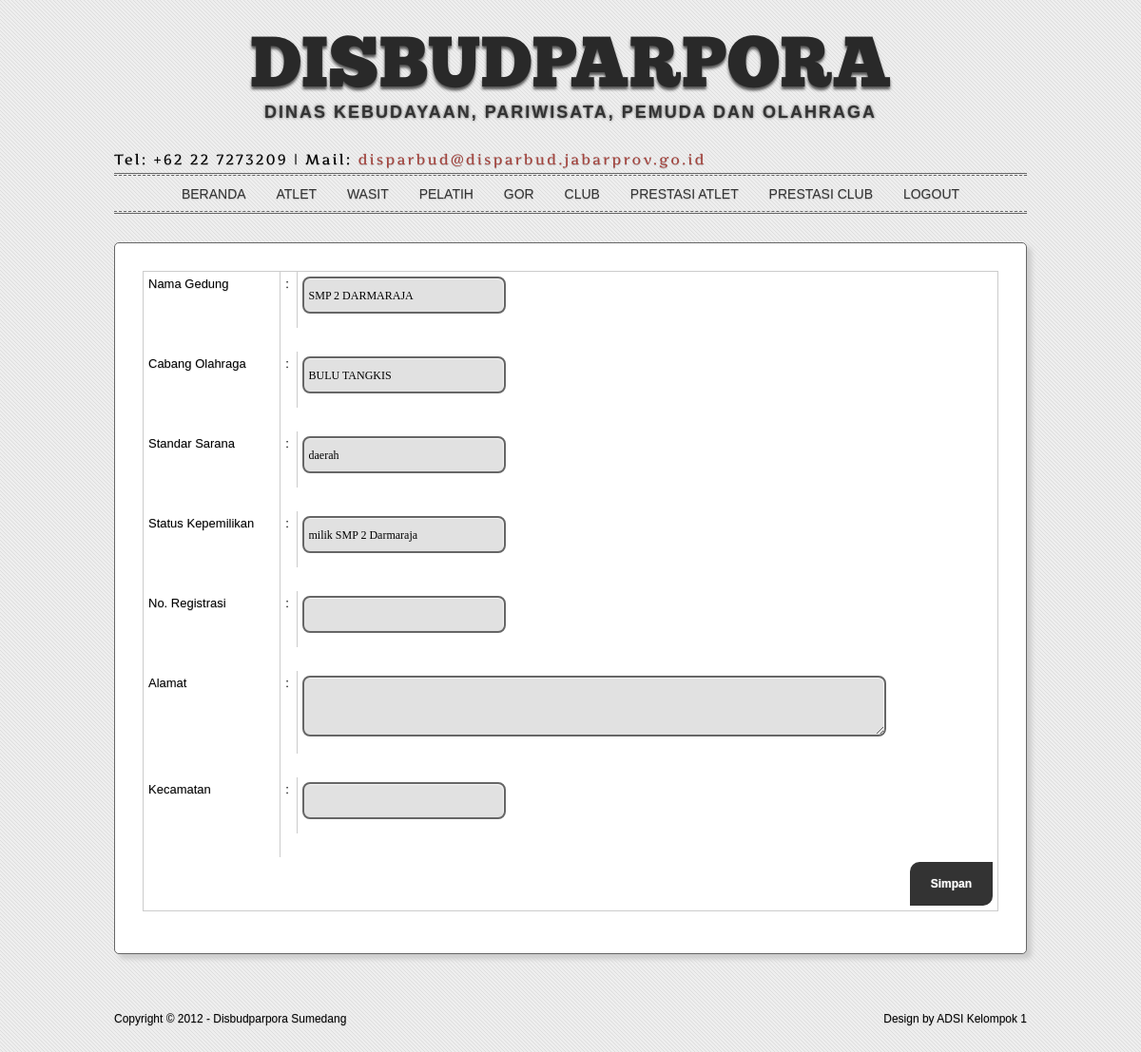
Screenshot of /0dd7a1c13df066dae71d4b8a520c52/formEdit.php?bag=4&idEdit=77 (signed in) with the database file from the repository.
### tables this page shows
CREATE TABLE IF NOT EXISTS `t_gor` (
  `id_gor` int(3) NOT NULL AUTO_INCREMENT,
  `nama_gedung` varchar(30) NOT NULL,
  `cb_olahraga` varchar(20) NOT NULL,
  `std_sarana` varchar(20) NOT NULL,
  `Status_kepemilikan` varchar(30) NOT NULL,
  `no_registrasi` varchar(20) NOT NULL,
  `alamat` varchar(50) NOT NULL,
  `kecamatan` varchar(30) NOT NULL,
  PRIMARY KEY (`id_gor`)
);

### 0dd7a1c13df066dae71d4b8a520c52/formEdit.php (the view, shortened to what this page needs)
<?php session_start();
if(!isset($_SESSION['id']))
{
	?>
	<script language="javascript">
	alert("Maaf, Anda tidak berhak mengakses halaman ini!!");
	document.location="../index.php";
	</script>
	<?php
}
else{
?>
<!DOCTYPE html>
<link rel="stylesheet" href="../styles/elegant-press.css" type="text/css" />
<link type="text/css" href="../21232f297a57a5a743894a0e4a801f/base/ui.all.css" rel="stylesheet" />
</head>
<body>
<div class="main-container">
  <header>
    <h1><a href="index.html">Disbudparpora</a></h1>
    <p id="tagline"><strong>Dinas Kebudayaan, Pariwisata, Pemuda dan Olahraga</strong></p>
  </header>
</div>
<div class="main-container">
  <div id="sub-headline">
    <div class="tagline_left"><p id="tagline2">Tel: +62 22 7273209 | Mail: <a href="mailto:disparbud@disparbud.jabarprov.go.id">disparbud@disparbud.jabarprov.go.id</a></p></div>
    <br class="clear" />
  </div>
</div>
<div class="main-container">
  <div id="nav-container">
   <nav>
    <ul class="nav">
        <?php
					$bag = $_GET['bag'];
                	if($bag==1)
					{
						?>
                        <li><a href="index.php">Beranda</a></li>
                        <li><a href="page.php?halaman=1&page=1" class="active">Atlet</a></li>
                        <li><a href="page.php?halaman=2&page=1">Wasit</a></li>
                        <li><a href="page.php?halaman=3&page=1">Pelatih</a></li>
                        <li><a href="page.php?halaman=4&page=1">GOR</a></li>
                        <li><a href="page.php?halaman=5&page=1">Club</a></li>
                        <li><a href="page.php?halaman=6&page=1">Prestasi Atlet</a></li>
                        <li><a href="page.php?halaman=7&page=1">Prestasi Club</a></li>
                        <li><a href="../21232f297a57a5a743894a0e4a801f/d56b699830e77ba53855679cb1d252/logout.php">Logout</a></li>
                        <?php
					}else
					if($bag==4)
					{
						?>
                        <li><a href="index.php" >Beranda</a></li>
                        <li><a href="page.php?halaman=1&page=1">Atlet</a></li>
                        <li><a href="page.php?halaman=2&page=1">Wasit</a></li>
                        <li><a href="page.php?halaman=3&page=1">Pelatih</a></li>
                        <li><a href="page.php?halaman=4&page=1" class="active">GOR</a></li>
                        <li><a href="page.php?halaman=5&page=1">Club</a></li>
                        <li><a href="page.php?halaman=6&page=1">Prestasi Atlet</a></li>
                        <li><a href="page.php?halaman=7&page=1">Prestasi Club</a></li>
                       <li><a href="../21232f297a57a5a743894a0e4a801f/d56b699830e77ba53855679cb1d252/logout.php">Logout</a></li>
                        <?php
					}?>
    </ul>
   </nav>
  </div>
</div>
<div class="main-container">
  <div class="container1">
   <article class="box" id="home_featured21">
	<?php
						$id = $_GET['idEdit'];
						if($bag==1)
						{
							$query = mysql_query("select * from t_atlet where Id_atlet='$id'") or die(mysql_error());
							$data = mysql_fetch_array($query);
							?>
							<form name="Edit_data" action="prosesEdit.php" method="post">
							<input type="hidden" name="id_atlet" value="<?php echo $id; ?>" />
							<input type="hidden" name="edit" value=1 />
							<table border="0" cellpadding="5" cellspacing="0">
							<tbody>
							<tr>
								<td>Nama</td>
								<td>:</td>
								<td><input type="text" name="nama" maxlength="40" required="required" value="<?php echo $data['Nama']; ?>" /></td>
							</tr>
							<tr><td>&nbsp;</td></tr>
							<tr>
								<td>Jenis Kelamin</td>
								<td>:</td>
								<td><select name="jk">
                                		<?php
											if($data['Jenis_Kelamin']=='L')
											{
												?>
												<option value="L" selected>Laki-laki</option>
                                       			<option value="P">Perempuan</option>
                                                <?php
											}else
											if($data['Jenis_Kelamin']=='P')
											{
												?>
												<option value="L">Laki-laki</option>
                                       			<option value="P" selected>Perempuan</option>
                                                <?php
											}
										?>
                                    </select></td>
							</tr>
							<tr><td>&nbsp;</td></tr>
							<tr>
								<td>Tempat Lahir</td>
								<td>:</td>
								<td><input type="text" name="tempatLahir" maxlength="100" value="<?php echo $data['Tempat_Lahir']; ?>"></td>
							</tr>
							<tr><td>&nbsp;</td></tr>
							<tr>
								<td>Tanggal Lahir</td>
								<td>:</td>
								<td><input type="text" id="tanggal" name="tanggalLahir" maxlength="100" value="<?php echo $data['Tanggal_Lahir']; ?>"/></td>
							</tr>
							<tr><td>&nbsp;</td></tr>
							<tr>
								<td>Cabang Olahraga</td>
								<td>:</td>
								<td><input type="text" name="cabol" required="required" value="<?php echo $data['Cabang_Olahraga']; ?>"/></td>
							</tr>
							<tr><td>&nbsp;</td></tr>
							<tr>
								<td>Kecamatan</td>
								<td>:</td>
								<td><input type="text" name="kecamatan" maxlength="30" required="required" value="<?php echo $data['Kecamatan']; ?>"/></td>
							</tr>
							</tr>
							<tr><td>&nbsp;</td></tr>
							<tr>
								<td align="right" colspan="3"><input type="submit" name="submit" value="Simpan" /></td>
							</tbody>
							</table>
							</form>
							<?php
						}else
						if($bag==4)
						{
							$query = mysql_query("select * from t_gor Where id_gor='$id'") or die(mysql_error());
							$data = mysql_fetch_array($query);
							?>
							<form name="input_data" action="prosesEdit.php" method="post">
							<table border="0" cellpadding="5" cellspacing="0">
							<tbody>
							<tr>
								<td>Nama Gedung</td>
								<td>:</td>
								<td><input type="text" name="nama" maxlength="40" required="required"  value="<?php echo $data[1]; ?>" /></td>
							</tr>
							<tr><td>&nbsp;</td></tr>
							<tr>
								<td>Cabang Olahraga</td>
								<td>:</td>
								<td><input type="text" name="cabol" maxlength="40" required="required"  value="<?php echo $data[2]; ?>"/></td>
							</tr>
							<tr><td>&nbsp;</td></tr>
							<tr>
								<td>Standar Sarana</td>
								<td>:</td>
								<td><input type="text" name="std_sarana" maxlength="100" required="required"  value="<?php echo $data[3]; ?>"/></td>
							</tr>
							<tr><td>&nbsp;</td></tr>
							<tr>
								<td>Status Kepemilikan</td>
								<td>:</td>
								<td><input type="text" name="status" maxlength="100"  value="<?php echo $data[4]; ?>"/></td>
							</tr>
							<tr><td>&nbsp;</td></tr>
							<tr>
								<td>No. Registrasi</td>
								<td>:</td>
								<td><input type="text" name="noreg" value="<?php echo $data[5]; ?>"/></td>
							</tr>
							<tr><td>&nbsp;</td></tr>
							<tr>
								<td>Alamat</td>
								<td>:</td>
								<td><textarea name="alamat" ><?php echo $data[6]; ?></textarea>
								</td>
							</tr>
							<tr><td>&nbsp;</td></tr>
							<tr>
								<td>Kecamatan</td>
								<td>:</td>
								<td><input type="text" name="kecamatan" maxlength="30" required="required"  value="<?php echo $data[7]; ?>"/></td>
							</tr>
							<tr><td>&nbsp;</td></tr>
							<tr>
								<td align="right" colspan="3"><input type="submit" name="submit" value="Simpan" /></td>
							</tr>
							</tbody>
							</table>
							</form>
							<?php
						}
						?>
	</article>
 </div>
<br /><br />
</div>
 <footer>
    <p class="tagline_left">Copyright &copy; 2012 - Disbudparpora Sumedang </p>
    <p class="tagline_right">Design by ADSI Kelompok 1</p>
    <br class="clear" />
  </footer>
<br />
<br />
    </body>
</html>
<?php
}?>

### rows the page displays
t_gor: nama "SMP 2 DARMARAJA", cabol "BULU TANGKIS", std_sarana "daerah", status "milik SMP 2 Darmaraja"
